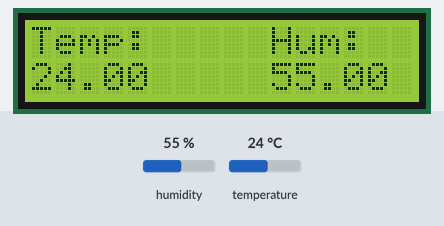
A sketch run on a simulated Arduino Uno, built with avr-gcc and run on an emulated ATmega328P. Parts: 16×2 character LCD. The test bench sets the inputs (shaded band); at power-on: humidity 55 %, temperature 24 °C.

Above: at 1.2 s.
1.3 s: humidity set to 22 %
At 3.3 s:
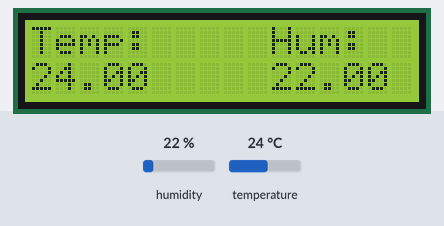
3.6 s: temperature set to 12 °C
At 4.5 s:
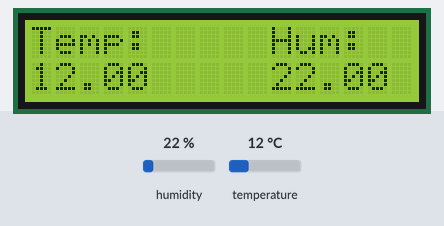
5.6 s: humidity set to 40 %
At 6.7 s:
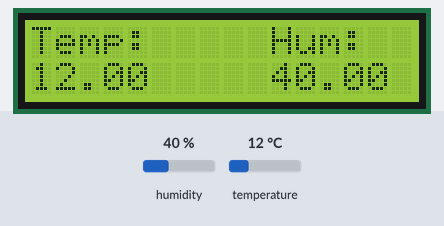
7.7 s: temperature set to 19 °C
At 8.9 s:
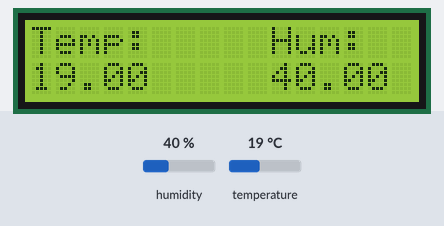
Timing chart, 0 to 10.7 s (numbered marks = the images above; inputs shaded):
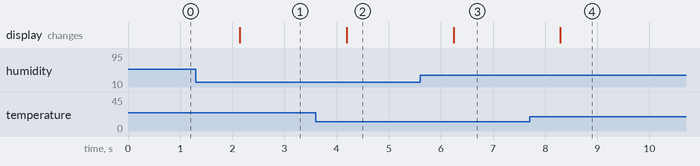

Measured:
- after the input at 1.3 s, the display: changes after 0.84 s (image 1)
- after the input at 3.6 s, the display: changes after 0.59 s (image 2)
- after the input at 5.6 s, the display: changes after 0.64 s (image 3)
- after the input at 7.7 s, the display: changes after 0.59 s (image 4)

The sketch:

lcd.ino
```cpp
#include <LiquidCrystal.h>
#include <DHT11.h>

int pin=5;
DHT11 dht11(pin);

LiquidCrystal lcd(7, 8, 9, 10, 11, 12); //    ( RS, EN, d4, d5, d6, d7)

void setup()
   {
        Serial.begin(9600);
       lcd.begin(16, 2); // Fijar el numero de caracteres y de filas
       lcd.print("Temp:"); // Enviar el mensaje
       lcd.setCursor(10,0);
       lcd.print("Hum:");
   }

void loop()
   {
       int err;
       float temp, hum;
       if((err = dht11.read(hum, temp)) == 0)    // Si devuelve 0 es que ha leido bien
          {
             lcd.setCursor(0, 1);  // set the cursor to column 0, line 1
             lcd.print(temp);


             lcd.setCursor(10, 1);  // set the cursor to column 0, line 1
             lcd.print(hum);

          }
       else
          {
             Serial.println();
             Serial.print("Error Num :");
             Serial.print(err);
             Serial.println();
          }
       delay(1000);            //Recordad que solo lee una vez por segundo
   }
```
